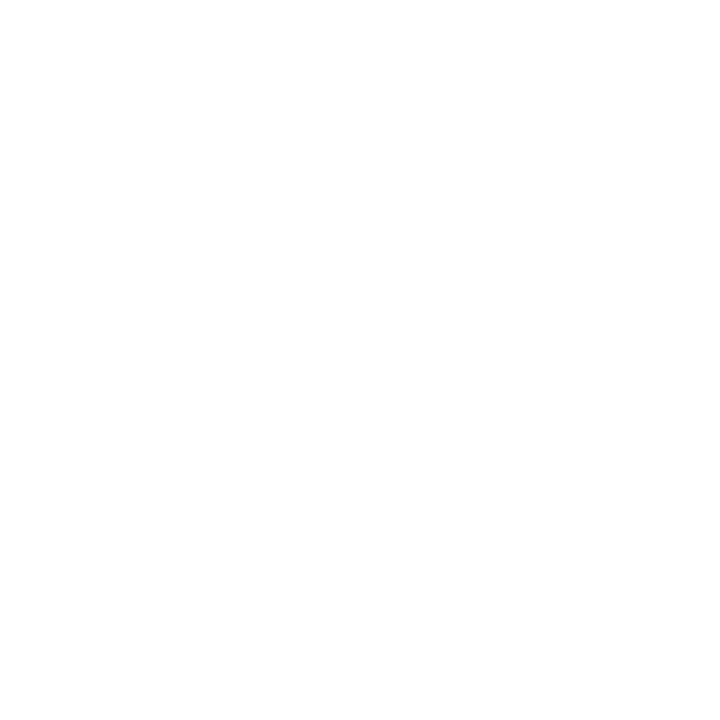
Frame 1 (no input)
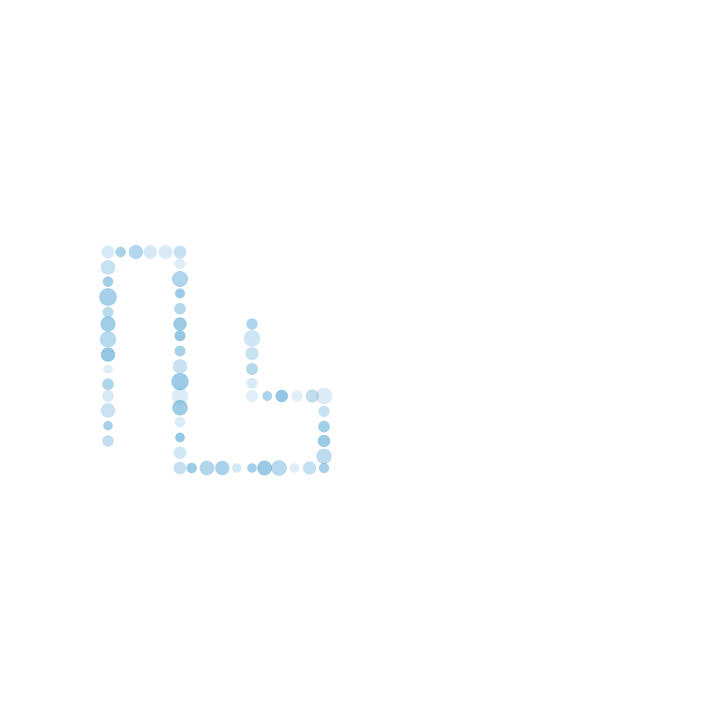
Frame 60 (the mouse pressed at the canvas centre just before this capture)
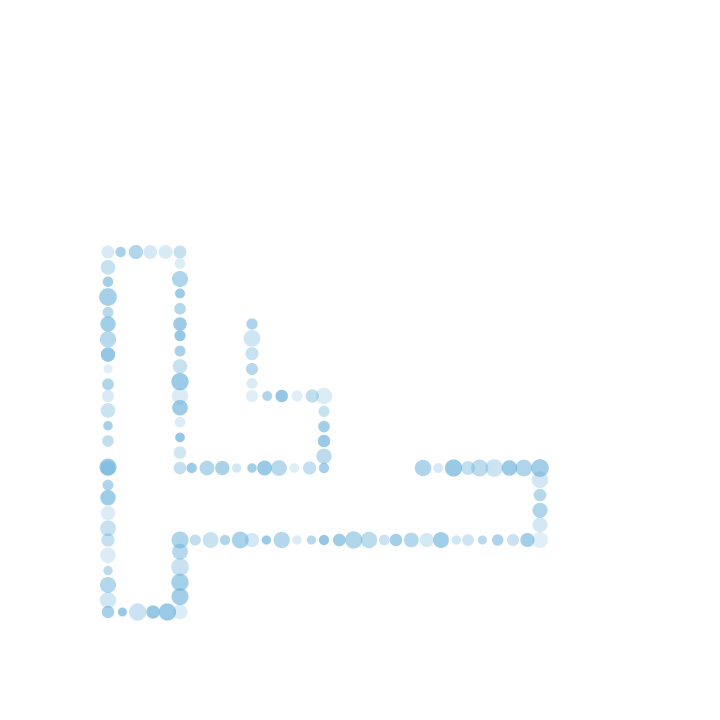
Frame 120 (the mouse held since frame 60 and released just before this capture)

The Processing sketch that drew these frames (run headless with seeded random() and noise(); from frame 60 on, the mouse is pressed at the canvas centre):

// Processing sketch: sketch_122616_maze
// ── sketch_122616_maze.pde
int MIDX = width / 2;
int MIDY = height / 2;
int FRAME_RATE = 60;
int STROKE_WEIGHT = 1;

boolean DEBUG = false;

color DEBUG_COLOR;
color BACKGROUND_COLOR;
color DRAW_COLOR;

float CANVAS_PERCENTAGE = 0.8f;
float CANVAS_X;
float CANVAS_Y;
float CANVAS_WIDTH;
float CANVAS_HEIGHT;

int lastFrame = 0;
float delta = 0;

boolean graph[][];
boolean solutionGraph[][];

boolean buildingGraph = true;
float TRAVEL_TIME = .08;
float travelDelta = 0;

int brushGraphX = 2;
int brushGraphY = 2;
int brushGoalX = 2;
int brushGoalY = 3;
float BRUSH_WIDTH;

float subDivisionX;
float subDivisionY;

boolean WARMED_UP = false;
boolean staleMate = false;

void setup()
{
  strokeWeight(STROKE_WEIGHT);
  frameRate(FRAME_RATE);
  size(720, 720); 
  // SET VARIABLES THAT DEPEND ON WIDTH AND HEIGHT 
  DEBUG_COLOR = color(#000000);
  BACKGROUND_COLOR = color(#FFFFFF);
  DRAW_COLOR = color(99, 173, 216);

  graph = new boolean[8][8];
  background(BACKGROUND_COLOR); 
  CANVAS_WIDTH = (float)width * (float)CANVAS_PERCENTAGE;
  CANVAS_HEIGHT = height * CANVAS_PERCENTAGE;
  BRUSH_WIDTH = CANVAS_WIDTH / graph.length / 2;
  CANVAS_X = (width - CANVAS_WIDTH) / 2;
  CANVAS_Y = (height - CANVAS_HEIGHT) / 2;
  subDivisionX = (CANVAS_WIDTH) / (float)(graph.length);
  subDivisionY = (CANVAS_HEIGHT) / (float) graph[0].length;

  if (DEBUG) {
    float nodeWidth = subDivisionX / 4; 
    for (int i = 0; i < graph.length; i ++) {
      for (int j = 0; j < graph[i].length; j ++) {
        ellipse(CANVAS_X + subDivisionX / 2 + subDivisionX * i, CANVAS_Y + subDivisionY / 2 + subDivisionY * j, nodeWidth, nodeWidth);
      }
    }
  }
}

void draw() {
  delta = (millis() - lastFrame) / 1000f;
  lastFrame = millis();
  //background(BACKGROUND_COLOR); 

  // There is an initial spike of .325 in the delta value that causes the brush math to go haywire. For some reason only on the first tick.
  if (!WARMED_UP) {
    WARMED_UP = true;
    return;
  }

  if (staleMate) {
    return;
  }

  if (DEBUG) {
    noFill();
    stroke(DEBUG_COLOR);
    line(-1, height / 2, height + 1, height / 2);
    line(width / 2, -1, width / 2, height + 1);
    rect(CANVAS_X, CANVAS_Y, CANVAS_WIDTH, CANVAS_HEIGHT);
  }
  noFill();

  if (buildingGraph) {
    travelDelta += delta;
    float travelAlpha = clamp(travelDelta / TRAVEL_TIME, 0, 1);
    float brushX = CANVAS_X + subDivisionX * (brushGraphX + .5f);
    float brushY = CANVAS_Y + subDivisionY * (brushGraphY + .5f);
    float goalX = CANVAS_X + subDivisionX * (brushGoalX + .5f);
    float goalY = CANVAS_Y + subDivisionY * (brushGoalY + .5f);
    float newX = lerp(brushX, goalX, travelAlpha);
    float newY = lerp(brushY, goalY, travelAlpha);

    noStroke();
    fill(red(DRAW_COLOR), green(DRAW_COLOR), blue(DRAW_COLOR), random(50, 180));
    float brushSize = random(BRUSH_WIDTH / 4, BRUSH_WIDTH / 2);
    ellipse(newX, newY, brushSize, brushSize);
    if (travelAlpha >= 1) {
      brushGraphX = brushGoalX;
      brushGraphY = brushGoalY;    
      graph[brushGraphX][brushGraphY] = true;
      travelDelta = 0;

      // Determine if there are any valid moves 
      boolean validMove = false;
      boolean validMoves[] = new boolean[4];

      // 0. (-1, 0) 
      if (brushGraphX != 0 && !graph[brushGraphX - 1][brushGraphY]) {  
        validMoves[0] = true;
        validMove = true;
      }

      // 1. (+1, 0)
      if (brushGraphX != graph.length - 1 && !graph[brushGraphX + 1][brushGraphY]) { 
        validMoves[1] = true;
        validMove = true;
      }

      // 2. (0, +1)
      if (brushGraphY != 0 && !graph[brushGraphX][brushGraphY - 1]) {    
        validMoves[2] = true;
        validMove = true;
      }

      // 3. (0, -1)
      if (brushGraphY != graph[0].length - 1 && !graph[brushGraphX][brushGraphY + 1]) { 
        validMoves[3] = true;
        validMove = true;
      }

      if (!validMove) {
        //staleMate = true;
        graph[brushGraphX][brushGraphY] = true;
        int iterations = 0;
      graphLoop:
        while (graph[brushGraphX][brushGraphY]) {
          iterations ++;
          brushGraphX = int(random(0, graph.length - 1));
          brushGraphY = int(random(0, graph[0].length - 1));
          if (brushGraphX != 0) {
            brushGoalX = brushGraphX - 1;
          } else {
            brushGoalX = brushGraphX + 1;
          }
          brushGoalY = brushGraphY;
          if (iterations > graph.length * graph[0].length) {
            buildingGraph = false;
            createSolutionGraph();
            break graphLoop;
          }
        }
      } else {
        int randInt = int(random(0, 4));
        while (!validMoves[randInt]) {
          randInt = int(random(0, 4));
        } 
        if (randInt == 0) {
          brushGoalX = brushGraphX - 1;
        } else if (randInt == 1) {
          brushGoalX = brushGraphX + 1;
        } else if (randInt == 2) {
          brushGoalY = brushGraphY - 1;
        } else if (randInt == 3) {
          brushGoalY = brushGraphY + 1;
        }
      }
    }
  } else {

    subDivisionX = (CANVAS_WIDTH * 0.95) / (float)(solutionGraph.length);
    subDivisionY = (CANVAS_HEIGHT * 0.95) / (float) solutionGraph[0].length;

    fill(255, 0, 0, 128);
    float nodeWidth = subDivisionX / 4; 
    for (int i = 0; i < solutionGraph.length; i ++) {
      for (int j = 0; j < solutionGraph[i].length; j ++) {
        if (!solutionGraph[i][j]) {
          ellipse(+ CANVAS_X + subDivisionX / 2 + subDivisionX * i, + CANVAS_Y + subDivisionY / 2 + subDivisionY * j, nodeWidth, nodeWidth);
        } 
      }
    }
  }
}

void createSolutionGraph() {
  println("Creating solution graph...");
  solutionGraph = new boolean[graph.length + 2][graph[0].length + 2];
  for (int i = 0; i < graph.length; i ++) {
    for (int j = 0; j < graph[0].length; j ++) {
      //solutionGraph[i * 2][j * 2] = graph[i][j];
      //solutionGraph[i * 2 + 1][j * 2] = graph[i][j];
      //solutionGraph[i * 2 + 1][j * 2 + 1] = graph[i][j];
      //solutionGraph[i * 2][j * 2 + 1] = graph[i][j];
    }
  }
}

float clamp(float input, float low, float high) {
  if (input < low) {
    return low;
  } else if (input > high) {
    return high;
  } else {
    return input;
  }
}
